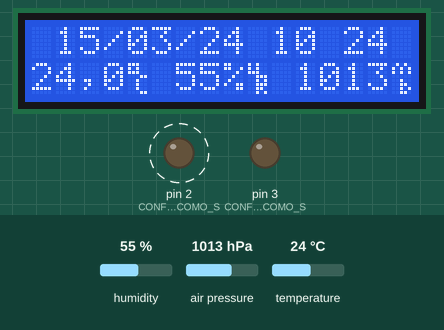
Simulated run of this sketch. Board: Arduino Uno, built with avr-gcc and run on an emulated ATmega328P. Parts: 16×2 character LCD, output pins drawn as LEDs (lit = HIGH). Dashed ring = blinking. The test bench sets the inputs (shaded band); at power-on: humidity 55 %, air pressure 1013 hPa, temperature 24 °C. The local clock reads 2024-03-15 10:24:30 at power-on unless the sketch sets it; storage starts empty; pins used as bus, display or sensor lines are not drawn; what the sketch prints to the serial monitor is not drawn.

Above: at 4.3 s.
4.4 s: humidity set to 22 %
At 6.0 s:
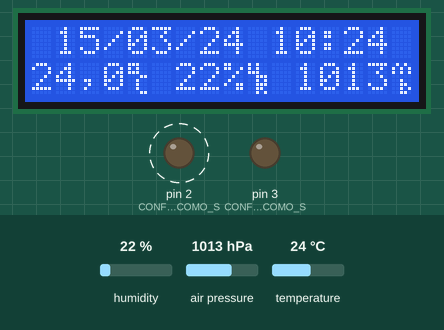
7.7 s: air pressure set to 952 hPa
At 9.1 s:
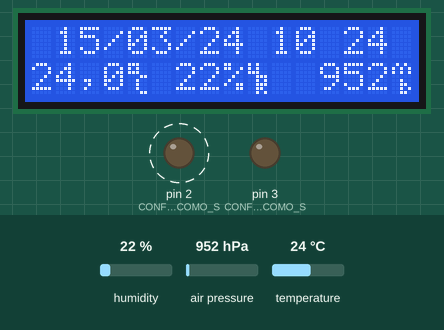
10.8 s: temperature set to 12 °C
At 12.0 s:
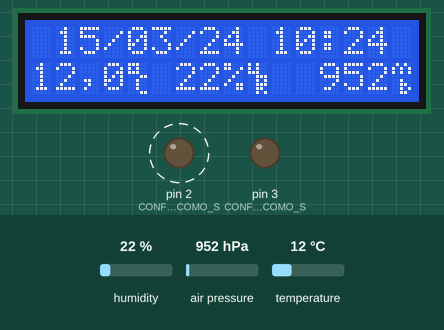
13.9 s: humidity set to 40 %
At 30.8 s:
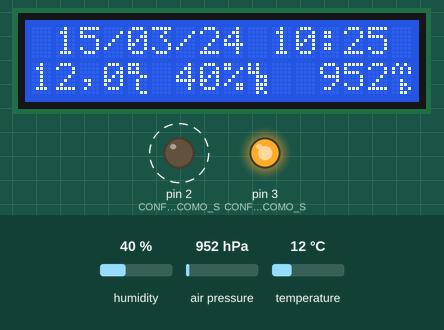
Timing chart, 0 to 31.6 s (numbered marks = the images above; inputs shaded):
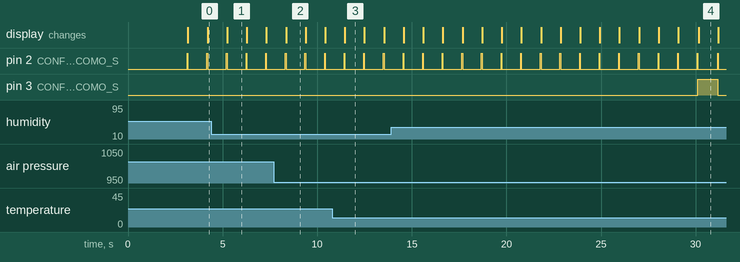

The sketch:

VAR_AMB_V1.ino
```cpp
/**********************************************************************
*           COLETOR DE DADOS DE VARIÁVEIS ATMOSFÉRICAS                *
*                  J. D. S. BERNARDO JULHO 2021                       *
*                     josedaniel10@gmail.com                          *
***********************************************************************/

#include <SPI.h> //BIBLIOTECA PARA INTERFACE SPI
#include <Wire.h> //BIBLIOTECA PARA INTERFACE I2C

#include <LiquidCrystal_I2C.h> //BIBLIOTECA DO DISPLAY LCD VIA MÓDULO I2C
LiquidCrystal_I2C lcd(0x27,16,2); //(I2C END, COL, LIN)

#include <Adafruit_BME280.h> //BIBLIOTECA PARA O MÓDULO I2C BME280,
Adafruit_BME280 bme;         //SENSOR DE TEMP., UMID. RELAT. E PRESS. ATM.

#include <RTClib.h> //BIBLIOTECA PARA O MÓDULO I2C RTC (RELÓGIO DE TEMPO REAL)
RTC_DS3231 rtc;

#include "SdFat.h" //BIBLIOTECA PARA O MÓDULO SPI DE CARTÃO SD
// SD_FAT_TYPE = 0 for SdFat/File as defined in SdFatConfig.h,
// 1 for FAT16/FAT32, 2 for exFAT, 3 for FAT16/FAT32 and exFAT.
#define SD_FAT_TYPE 0
SdFat SD;
File datalog;
#define SPI_SPEED SD_SCK_MHZ(50) //PODE SER NECESSÁRIO DIMINUIR A VELOCIDADE (<50)
                                 //PARA ALGUNS CARTÕES SD

char temp_s[5], rh_s[4], p_atm_s[5]; //VARIÁVEIS AMBIENTAIS: TEMP., UMID. RELAT., PRESS. ATM.
char dia[3], mes[3], ano[3], hora[3], minuto[3], segundo[3]; //TEMPO FORMATADO
bool pisca_pontos; //PISCAR PONTOS DA HORA
char data_arq_ini[7]; //DATA INICIAL
char data_arq_nova[7]; //DATA ATUAL
bool st_sd = 0; //FLAG DE STATUS DO CARTÃO SD:  0 ->NOK e 1 ->OK
bool sp_sd = 1; //FLAG DE ESPAÇO NO SD: 0 -> SEM ESPAÇO e 1 -> COM ESPAÇO
bool st_bme; //FLAG DE STATUS (OK=1 OU NOK=0) DO SENSOR BME280
bool msg_err_bme = 1; //IMPEDE REPETIÇÃO DE MSG ERRO BME280 A CADA SEGUNDO (MOSTRA SÓ UMA VEZ)
                  //1-> BME NOK  0-> BME OK
bool st_rtc = 0; //FLAG DE STATUS DO RTC:  0 ->NOK e 1 ->OK
bool msg_err_rtc = 1; //IMPEDE REPETIÇÃO DE MSG ERRO RTC A CADA SEGUNDO (MOSTRA SÓ UMA VEZ)
                  //1-> RTC NOK  0-> RTC OK

byte min_ini;  //MOMENTO DE GRAVAÇÃO
byte min_atual;  //MOMENTO DE GRAVAÇÃO
byte cont_msg_err_rtc; //CONTAGEM PARA REPETIÇÃO DA MSG ERRO RTC A CADA MINUTO


//CRIAÇÃO DOS CARACTERES ESPECIAIS PARA O LCD
//BITS EM 1 PONTOS ACESOS; EM ZERO, APAGADOS

//CARACTERE ºC
byte grau[8] = {
  B11100,
  B10100,
  B11100,
  B00011,
  B00100,
  B00100,
  B00100,
  B00011,
};

//CARACTERE UR
byte ur[8] = {
  B10100,
  B10100,
  B11100,
  B00111,
  B00101,
  B00111,
  B00110,
  B00101,
};

//CARACTERE mb
byte mb[8] = {
  B01010,
  B10101,
  B10101,
  B00000,
  B00100,
  B00110,
  B00101,
  B00110,
};

void setup()
{
  pisca_pontos = 1; //INVERSÃO, A CADA SEGUNDO, DOS PONTOS SEPARADORES DE HORA E MINUTO

  pinMode(2, OUTPUT); //CONFIGURA O PINO 2 COMO SAÍDA DIGITAL (LED VERDE HEART BIT)
  pinMode(3, OUTPUT); //CONFIGURA O PINO 3 COMO SAÍDA DIGITAL (LED VERMELHO FALHA)

  //INICIALIZAÇÃO DA PORTA SERIAL PARA MOSTRAR MENSAGENS NA TELA DO MICRO
  Serial.begin(9600);
  Serial.println("COLETOR DE DADOS AMBIENTAIS V1");

  //INICIALIZAÇÃO DO SENSOR BME280
  st_bme = bme.begin(0x77); //ESTE SENSOR ADMITE DOIS ENDEREÇOS NO BARRAMENTO I2C: 76h OU 77h
  //st_bme = bme.begin(0x76);
  if (!st_bme)
     Serial.println("ERRO: sensor BME280 não localizado");

  //INICIALIZAÇÃO DO LCD
  lcd.init();
  lcd.backlight(); //BACKLIGHT DO LCD ACIONADA

  //CRIAÇÃO DOS CARACTERES ESPECIAIS PARA O LCD
  lcd.createChar(0, grau); //0 = CARACTERE grau (ºC)
  lcd.createChar(1, ur); //1 = CARACTERE UR (UMIDADE RELATIVA)
  lcd.createChar(2, mb); //2 = CARACTERE mb (mili bar)

  //MENSAGEM INICIAL
  lcd.setCursor(0,0);// (COLUNA, LINHA)
  lcd.print("VARIAVEIS");
  lcd.setCursor(3,1);// (COLUNA, LINHA)
  lcd.print("AMBIENTAIS V1");
  delay(3000);

  //INICIALIZAÇÃO DO RELÓGIO DE TEMPO REAL (RTC)

   data_hora();
   min_ini = min_atual;

  //DEFINE A CONFIGURAÇÃO DE TRANSFERÊNCIA DE DADOS DO BARRAMENTO SPI
  SPI.setDataMode(SPI_MODE3);

  pinMode(10, OUTPUT);    // CS (CHIP SELECT) SD CARD
  digitalWrite(10,HIGH);  // CS SD CARD

  init_sd_card();  //INICIALIZAÇÃO DO CARTÃO SD


/*
//***********************************************************************************
  //ACERTA O RELÓGIO DO RTC, COM O HORÁRIO DO COMPUTADOR NO MOMENTO
  //DA COMPILAÇÃO E GRAVAÇÃO DO PROGRAMA NO MÓDULO
  //PARA SER EXECUTADO APENAS:
  // a) NA PRIMEIRA VEZ EM QUE SE UTILIZAR O RTC,
  // b) QUANDO FOR NECESSÁRIO TROCAR A BATERIA OU
  // c) QUANDO O RTC ESTIVER COM A HORA/DATA ERRADAS
  // APÓS O ACERTO DO RTC, COMENTAR NOVAMENTE ESTE TRECHO E RECOMPILAR/GRAVAR NO MÓDULO

        Serial.print("Acerto de hora:    ");
        Serial.print( F(__DATE__) );
        Serial.print("   ");
        Serial.println( F(__TIME__) );
        rtc.adjust(DateTime( F(__DATE__), F(__TIME__) ) );
//***********************************************************************************
*/

}

void dateTime(uint16_t* date, uint16_t* time) //PARA GRAVAR O ARQUIVO NO SD
                                              //COM A DATA/HORA DO RTC
{

  if(rtc.begin())
    {
      DateTime now = rtc.now();

     // RETORNA A DATA UTILIZANDO A MACRO FAT_DATE PARA FORMATAR OS CAMPOS
     *date = FAT_DATE(now.year(), now.month(), now.day());

     // RETORNA A HORA UTILIZANDO A MACRO FAT_TIME PARA FORMATAR OS CAMPOS
     *time = FAT_TIME(now.hour(), now.minute(), now.second());
    }
}


void init_sd_card() //FUNÇÃO PARA INICIALIZAR E VERIFICAR O ESTADO DO CARTÃO SD
{
  if (!SD.begin(10)) //INICIALIZA CARTÃO SD
    {
     Serial.println("ERRO: falha no cartão SD");
     st_sd = 0; //SD NOK
    }
  else
     st_sd = 1; //SD OK
}


void var_atm() //FUNÇÃO QUE LÊ AS VARIÁVEIS ATMOSFÉRICAS DO SENSOR BME280
{
   float temp; //TEMPERATURA (ºC)
   byte rh; //UMIDADE RELATIVA DO AR (%)
   int p_atm; //PRESSÃO ATMOSFÉRICA (mb)

   st_bme = bme.begin(0x77); //ESTE SENSOR ADMITE DOIS ENDEREÇOS NO BARRAMENTO I2C: 76h OU 77h

   if (st_bme) //SENSOR BME280 OK
   {
     msg_err_bme = 1;
     temp = bme.readTemperature(); //LEITURA DA TEMPERATURA
     rh = bme.readHumidity(); //LEITURA DA UMIDADE RELATIVA
     p_atm = bme.readPressure()/100; //LEITURA E CONVERSÃO DA PRESSÃO ATMOSFÉRICA

     if(temp > -9.9 && temp < 85) //INTERVALO DE INDICAÇÃO DE TEMPERATURA: DE -9,9ºC A 85ºC
       {
        dtostrf(temp, 4, 1, temp_s);  //CONVERTE FLOAT PARA STRING
        temp_s[2] = ','; //SUBSTITUI O PONTO DECIMAL DA STRING POR VÍRGULA
       }
     else
       sprintf(temp_s,"%c%c%c%c",'-','-','-','-'); //SE A MEDIÇÃO ESTIVER FORA DA FAIXA
                                                   //REGISTRA "----"

     sprintf(rh_s,"%2d",rh); //CONVERTE E FORMATA DE BYTE PARA STRING
     sprintf(p_atm_s,"%4d",p_atm); //CONVERTE E FORMATA DE INT PARA STRING
   }
   else if(!st_bme && msg_err_bme) //SENSOR BME280 EM FALHA E MSG DE ERRO HABILITADA
   {
     msg_err_bme = 0;
     Serial.println("ERRO: leitura do sensor BME280");
     sprintf(temp_s,"%c%c%c%c",'-','-','-','-'); //SE OCORRER FALHA NA LEITURA DO SENSOR BME280
     sprintf(rh_s,"%c%c",'-','-');               //REGISTRA "-" NAS VARIÁVEIS
     sprintf(p_atm_s,"%c%c%c%c",'-','-','-','-');
   }

}

void data_hora() //FUNÇÃO QUE EFETUA A LEITURA DE DATA E HORA DO RTC
                 //E CONVERSÃO/FORMATAÇÃO PARA STRINGS
{
   if(rtc.begin())
   {
     st_rtc = 1;
     msg_err_rtc = 1;

     DateTime now = rtc.now(); //EFETUA A LEITURA DE DADOS DO RTC

     //SE DIA E MÊS TIVEREM APENAS UM DÍGITO, UM ZERO É ACRESCENTADO NA FRENTE DELE
     if(now.day() < 10)
       sprintf(dia,"0%1d",now.day());
     else
       sprintf(dia,"%2d",now.day());

     if(now.month() < 10)
       sprintf(mes,"0%1d",now.month());
     else
       sprintf(mes,"%2d",now.month());

     sprintf(ano,"%2d",now.year()-2000);

     if(now.hour() < 10)
       sprintf(hora,"0%1d",now.hour());
     else
       sprintf(hora,"%2d",now.hour());

     if(now.minute() < 10)
       sprintf(minuto,"0%1d",now.minute());
     else
       sprintf(minuto,"%2d",now.minute());

     min_atual = now.minute();
   }
  else if(msg_err_rtc) //RTC EM FALHA E MSG DE ERRO HABILITADA
   {
     st_rtc = 0;
     msg_err_rtc = 0;
     sprintf(dia,"%c%c",'-','-');
     sprintf(mes,"%c%c",'-','-');
     sprintf(ano,"%c%c",'-','-');
     sprintf(hora,"%c%c",'-','-');
     sprintf(minuto,"%c%c",'-','-');
     Serial.println("ERRO: RTC Relógio de Tempo Real");
   }

  if(!st_rtc) //SE ERRO RTC INCREMENTA VARIÁVEL PARA REPETIÇÃO
     cont_msg_err_rtc++;

  if(cont_msg_err_rtc > 50) //SE VARIÁVEL PARA REPETIÇÃO > 50 (~1 MINUTO)
   {
     cont_msg_err_rtc = 0;
     msg_err_rtc = 1;  //HABILITA MOSTRAR MSG ERRO RTC
   }
}


void sd_card() //FUNÇÃO QUE EFETUA A GRAVAÇÃO DE DADOS NO SD
{
 init_sd_card(); //REATIVA ACESSO SD (A BIBLIOTECA SdFat NÃO MOSTRA ERRO
                 //QUANDO O SD ERA RETIRADO); TEM DE SER TESTADO SEMPRE

 if(st_sd && st_bme) //SE SD OK E BME OK
   {
    SdFile::dateTimeCallback(dateTime); //PARA SALVAR O ARQUIVO NO SD COM A DATA DO RTC

    char nome_arq[13];  //NOME DO ARQUIVO A SER SALVO NO SD:
                        //MÁXIMO 8 CARACTERES + '.' + EXTENSÃO "csv"

    sprintf(data_arq_nova, "%s%s%s", ano, mes, dia); //FORMATA DATA CORRENTE COMO AAMMDD
                                                     //PARA FACILITAR A INDEXAÇÃO DOS ARQUIVOS

   //FORAM USADAS CONVERSÕES DE STRING PARA LONG (ATOL)
   //PORQUE AS STRINGS AAMMDD TEM 6 DÍGITOS E SÃO MAIORES QUE UM INTEIRO (INT)
   if(atol(data_arq_nova) > atol(data_arq_ini))  //se a data no momento da gravação for superior à lida na
      {                                          //inicialização, atualiza data de inicialização
        sprintf(nome_arq, "%s%s%s", "VA", data_arq_nova, ".csv"); //NOME ARQUIVO = DATA ATUALIZADA
                                                                  //VAAAMMDD.csv
        sprintf(data_arq_ini, "%s", data_arq_nova);               //(PASSOU DE 1/2 NOITE)
      }
   else
        sprintf(nome_arq, "%s%s%s", "VA", data_arq_ini, ".csv"); //NOME ARQUIVO = DATA DA INICIALIZAÇÃO
                                                                //(NÃO PASSOU DE 1/2 NOITE)

   datalog = SD.open(nome_arq, FILE_WRITE); //ABRE ARQUIVO PARA GRAVAÇÃO

   if (datalog) //SE ABERTURA DE ARQUIVO OK
     {
         //GRAVA DADOS NO SD
         datalog.print(dia);
         datalog.print("/");
         datalog.print(mes);
         datalog.print("/");
         datalog.print(ano);
         datalog.print(" ");
         datalog.print(hora);
         datalog.print(":");
         datalog.print(minuto);
         datalog.print(" ");
         datalog.print(temp_s);
         datalog.print(" ");
         datalog.print(rh_s);
         datalog.print(" ");
         datalog.println(p_atm_s);

         datalog.close(); //FECHA ARQUIVO

         Serial.println(nome_arq);
         Serial.print(dia);
         Serial.print("/");
         Serial.print(mes);
         Serial.print("/");
         Serial.print(ano);
         Serial.print(" ");
         Serial.print(hora);
         Serial.print(":");
         Serial.print(minuto);
         Serial.print(" ");
         Serial.print(temp_s);
         Serial.print(" ");
         Serial.print(rh_s);
         Serial.print(" ");
         Serial.println(p_atm_s);
      }
  else //SE HOUVE FALHA NA ABERTURA/ESCRITA NO SD
      {
        Serial.print("ERRO: abertura de arquivo");
        Serial.println(nome_arq);

        st_sd = 0; //SD NOK
      }
   }
}

void escreve_lcd()
{
    lcd.setCursor(0,0);// (COLUNA, LINHA) //LINHA 0: DATA E HORA
    lcd.print(" ");
    lcd.print(dia);
    lcd.print("/");
    lcd.print(mes);
    lcd.print("/");
    lcd.print(ano);
    lcd.print(" ");
    lcd.print(hora);

    if(pisca_pontos)
       lcd.print(":");
    else
       lcd.print(" ");
    pisca_pontos = !pisca_pontos;
    lcd.print(minuto);
    lcd.print(" ");

    lcd.setCursor(0,1); //(COLUNA, LINHA)
    lcd.print(temp_s);
    lcd.write(byte(0)); //SÍMBOLO ºC
    lcd.print(" ");
    lcd.print(rh_s);
    lcd.print("%");
    lcd.write(byte(1)); //SÍMBOLO UR
    lcd.print(" ");
    lcd.print(p_atm_s);
    lcd.write(byte(2));  //SÍMBOLO mb
}

void loop()
{
    if(st_sd && sp_sd && st_bme && st_rtc) //SE NÃO EXISTEM FALHAS
       {
        digitalWrite(2,HIGH); //ACENDE LED VERDE (HEART BIT)
        digitalWrite(3,LOW); //APAGA LED VERMELHO
       }
    else if(!st_sd || !sp_sd || !st_bme || !st_rtc) //SE EXISTEM FALHAS
        digitalWrite(3,HIGH); //ACENDE LED VERMELHO

    data_hora(); //LEITURA DO RTC

    var_atm(); //LEITURA DO BME280

    escreve_lcd(); //ESCRITA NO LCD

   //SALVA NO SD AS VARIÁVEIS QUANDO INCREMENTA O MINUTO
   if((min_atual > min_ini) || (min_atual == 0 && min_ini == 59))
    {
         msg_err_bme = 1; //HABILITA MSG ERRO BME280 UMA VEZ POR MINUTO
         DateTime now = rtc.now(); //LEITURA DE DATA E HORA ATUAIS DO RTC
         byte seg = now.second(); //TEMPO (SEGUNDOS) ANTES DE TENTAR GRAVAR NO SD

         digitalWrite(3,HIGH); //ACENDE LED VERMELHO FALHA GRAVAÇÃO SD
         digitalWrite(2,LOW); //APAGA LED VERDE (HEART BIT)
         min_ini = min_atual;
         sd_card(); //SALVA OS RESULTADOS NO SD

         now = rtc.now(); //LEITURA DE DATA E HORA ATUAIS DO RTC
         //SE TEMPO DE GRAVAÇÃO NO SD FOR SUPERIOR A 5 SEGUNDOS SINALIZA ERRO (SD SEM ESPAÇO)
         if(now.second() > seg + 5)
          {
            Serial.println("ERRO: cartão SD sem espaço");
            sp_sd = 0; //SEM ESPAÇO PARA GRAVAÇÃO NO SD
          }
         else
            sp_sd = 1;
    }

    digitalWrite(2,LOW); //APAGA LED VERDE (HEART BIT) INDICANDO QUE ROTINA ESTÁ EM EXECUÇÃO

    if(!st_sd || !sp_sd || !st_bme || !st_rtc) //SE ESTADO DO SD ESTÁ NOK OU NÃO HÁ ESPAÇO PARA GRAVAR
      digitalWrite(3,LOW); //APAGA LED VERMELHO FALHA GRAVAÇÃO SD

    delay(1000); //INTERVALO DE 1 SEGUNDO ATÉ A PRÓXIMA LEITURA DO SENSOR BME280
}
```

Measured:
- after the input at 4.4 s, the display: changes after 0.84 s (image 1)
- after the input at 7.7 s, the display: changes after 0.65 s (image 2)
- after the input at 10.8 s, the display: changes after 0.66 s (image 3)
- by itself, pin 2 (CONFIGURA_O_PINO_2_COMO_S): alternates HIGH for 0.04 s and LOW for 1.0 s
- what the display in image 1 shows lasts 1.1 s, from 5.2 s to 6.3 s
